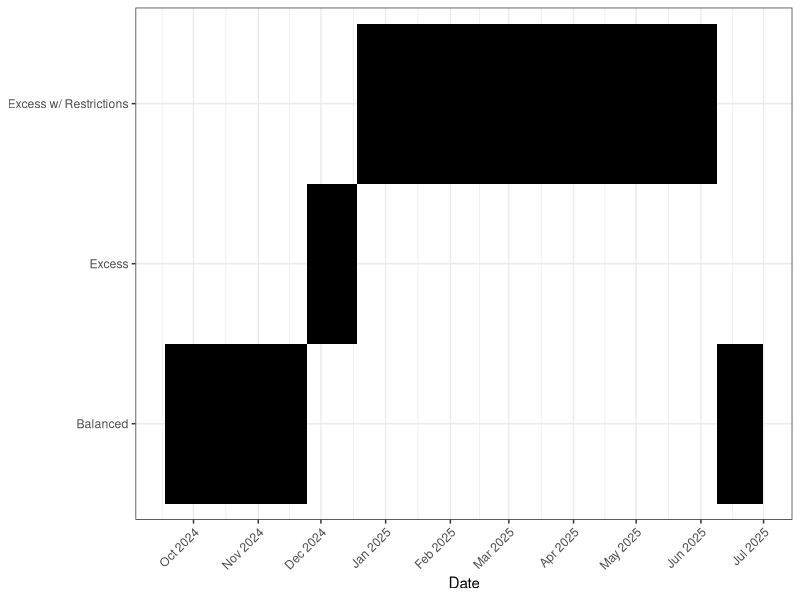
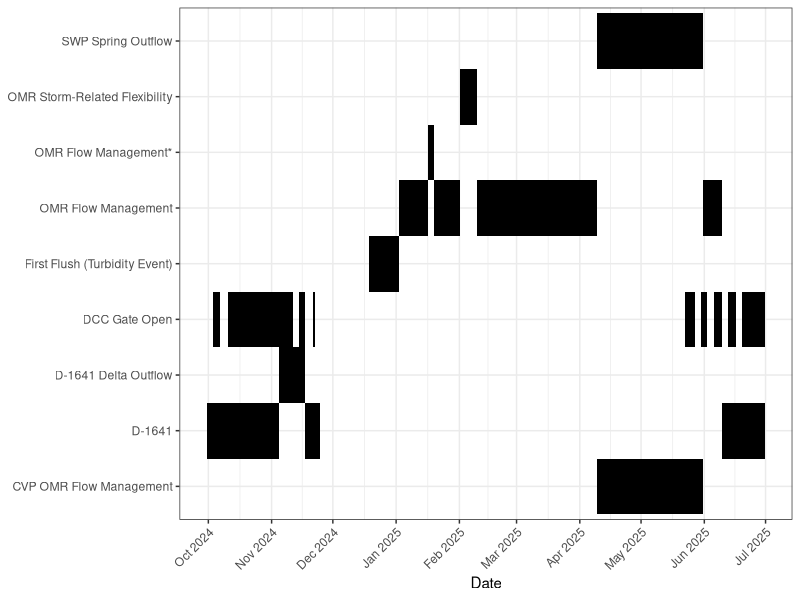
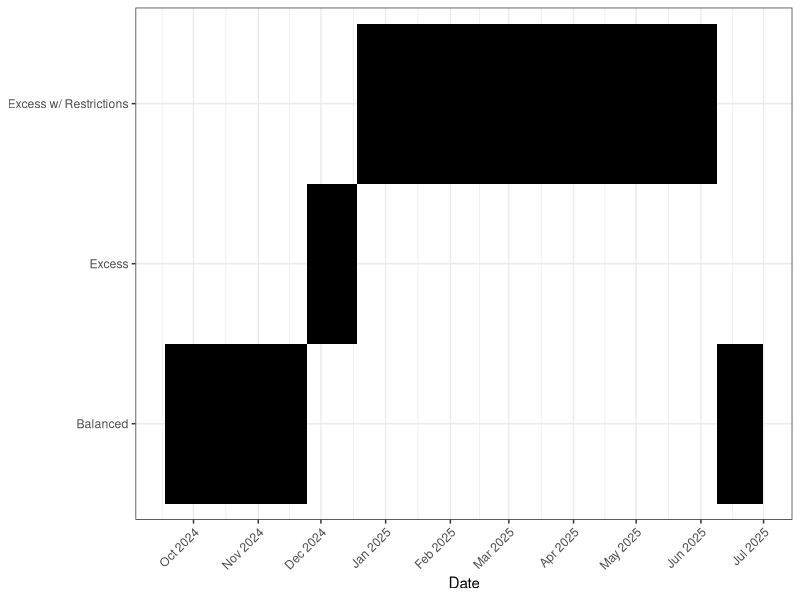
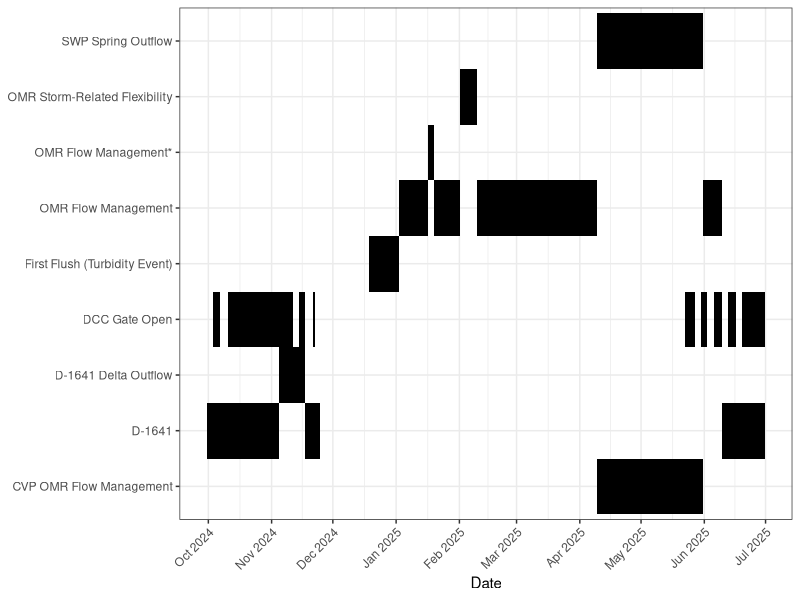

R code for these plots, in order:
library(tidyverse)
library(readxl)

data_import <- read_excel('ControllingFactors/CVP Delta OPS.xlsx', skip = 1) %>%
  select(date = 1, status = 2, JPP = 4, CCF = 6, DCC = 5,
         omr_usgs_1 = 7, omr_usgs_5 = 8, omr_usgs_14 = 9,
         omr_1 = 10, omr_5 = 11, omr_7 = 12, omr_14 = 13) %>%
  mutate(date = ymd(date)) %>%
  filter(!is.na(date))

dcc_temp <- select(data_import, 1,5) %>%
  filter(DCC == 'O',
         date < as.Date('2025-07-01') &
           date > as.Date('2024-09-30')) %>%
  mutate(Factor = 'DCC Gate Open') %>%
  select(3,Date = 1)

controlling <- read_csv('ControllingFactors/controlling-factors_WY2025.csv') %>%
  mutate(Date = mdy(Date)) %>%
  bind_rows(dcc_temp) %>%
  na.omit()

delta_condition <- data_import %>%
  mutate(condition = case_when(status == 'B' ~ 'Balanced', 
                               status == 'E' ~  'Excess',
                               status == 'E/R' ~ 'Excess w/ Restrictions')) %>%
  filter(!is.na(condition),
         date <= as.Date('2025-06-30'))


condition_graph <- ggplot(delta_condition, aes(x = date, y = condition)) +
  geom_tile(fill = 'black') +
  scale_x_date(date_breaks = '1 month', date_labels = '%b %Y') +
  theme_bw() +
  labs(x = 'Date') +
  theme(axis.title.y = element_blank(),
        axis.text.x = element_text(angle = 45, vjust = 1, hjust=1))
condition_graph

controlling_graph <- ggplot(controlling, aes(x = Date, y = Factor)) +
  geom_tile(fill = 'black') +
  scale_x_date(date_breaks = '1 month', date_labels = '%b %Y') +
  theme_bw() +
  labs(x = 'Date') +
  theme(axis.title.y = element_blank(),
        axis.text.x = element_text(angle = 45, vjust = 1, hjust=1))
controlling_graph
ggsave(condition_graph, file = 'ControllingFactors/excess_balance_fig.png', height = 2, width = 6)
ggsave(controlling_graph, file = 'ControllingFactors/control_factor_fig.png', height = 2.5, width = 7)

